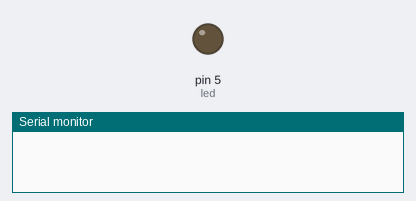
Recording of a sketch running on a simulated Arduino Uno, built with avr-gcc and run on an emulated ATmega328P. Shown: output pins drawn as LEDs (lit = HIGH), the last lines printed to the serial monitor.

Above: at 0.05 s.
At 0.7 s:
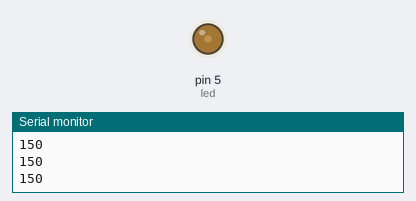
At 1.35 s:
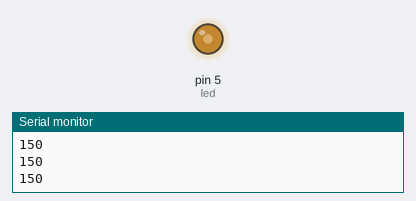
At 2.7 s:
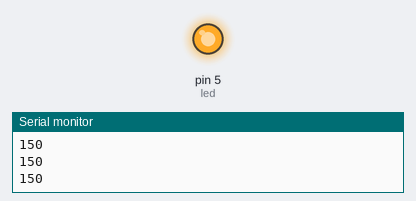
Timing chart, 0 to 6.2 s (numbered marks = the images above):
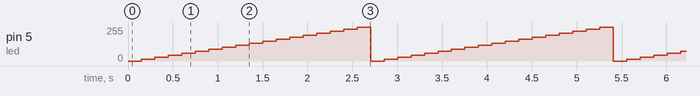

Measured:
- by itself, pin 5 (led): repeats every 2.7 s: 30/255 0.15 s, 45/255 0.15 s, 60/255 0.15 s, 75/255 0.15 s, 90/255 0.15 s, 105/255 0.15 s, 120/255 0.15 s, 135/255 0.15 s, 150/255 0.15 s, 165/255 0.15 s, 180/255 0.15 s, 195/255 0.15 s, 210/255 0.15 s, 225/255 0.15 s, 240/255 0.15 s, 255/255 0.15 s, 0/255 0.15 s, 15/255 0.15 s

The sketch:

project_7-6.ino
```cpp
int led = 5;
int bright;
int fade = 15;


int Ledon(int dtime)
{
  int y = 1.5 * dtime;
  analogWrite(led, bright);
  delay(y);
  return (y);
}

void setup()
{

  pinMode(led, OUTPUT);
  Serial.begin(9600);

}
void loop()
{

  int x;
  for (bright = 0; bright <= 255; bright = bright + fade)
  {
    x = Ledon(100);
    Serial.println(x);
  }
}
```
